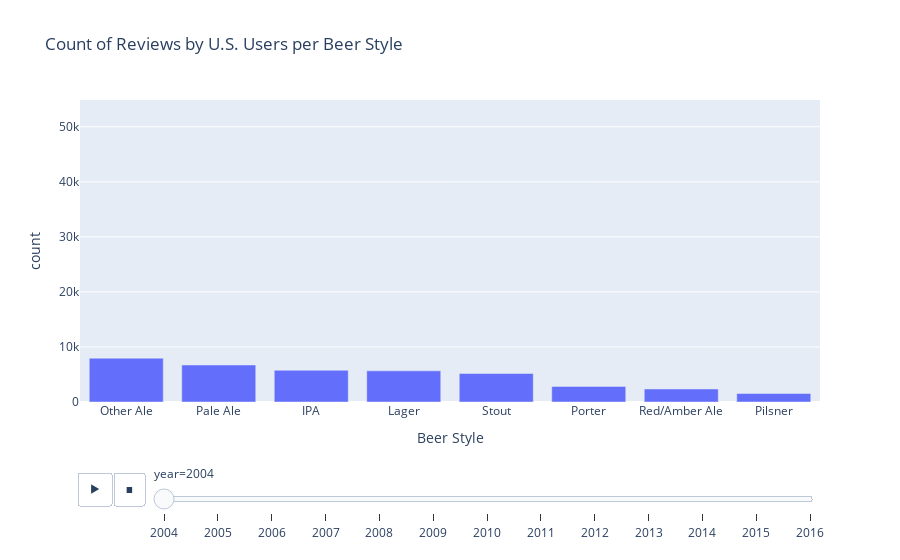

This figure's notebook cell:
### Code cell
fig = plotting_utils.plot_review_count(total_reviews, year_list)
fig.write_html('count_total_reviews.html')

### Figure 1 — Plotly figure (JSON) as saved in the notebook; plotly's stock layout.template omitted (floating-point values rounded to 4 significant figures)
{"data": [{"alignmentgroup": "True", "hovertemplate": "year=2004<br>Beer Style=%{x}<br>count=%{y}<extra></extra>", "legendgroup": "", "marker": {"color": "#636efa", "pattern": {"shape": ""}}, "name": "", "offsetgroup": "", "orientation": "v", "showlegend": false, "textposition": "auto", "type": "bar", "x": ["Other Ale", "Pale Ale", "IPA", "Lager", "Stout", "Porter", "Red/Amber Ale", "Pilsner"], "xaxis": "x", "y": [7956, 6725, 5766, 5659, 5179, 2832, 2363, 1544], "yaxis": "y"}], "layout": {"barmode": "relative", "legend": {"tracegroupgap": 0}, "sliders": [{"active": 0, "currentvalue": {"prefix": "year="}, "len": 0.9, "pad": {"b": 10, "t": 60}, "steps": [{"args": [["2004"], {"frame": {"duration": 0, "redraw": true}, "fromcurrent": true, "mode": "immediate", "transition": {"duration": 0, "easing": "linear"}}], "label": "2004", "method": "animate"}, {"args": [["2005"], {"frame": {"duration": 0, "redraw": true}, "fromcurrent": true, "mode": "immediate", "transition": {"duration": 0, "easing": "linear"}}], "label": "2005", "method": "animate"}, {"args": [["2006"], {"frame": {"duration": 0, "redraw": true}, "fromcurrent": true, "mode": "immediate", "transition": {"duration": 0, "easing": "linear"}}], "label": "2006", "method": "animate"}, {"args": [["2007"], {"frame": {"duration": 0, "redraw": true}, "fromcurrent": true, "mode": "immediate", "transition": {"duration": 0, "easing": "linear"}}], "label": "2007", "method": "animate"}, {"args": [["2008"], {"frame": {"duration": 0, "redraw": true}, "fromcurrent": true, "mode": "immediate", "transition": {"duration": 0, "easing": "linear"}}], "label": "2008", "method": "animate"}, {"args": [["2009"], {"frame": {"duration": 0, "redraw": true}, "fromcurrent": true, "mode": "immediate", "transition": {"duration": 0, "easing": "linear"}}], "label": "2009", "method": "animate"}, {"args": [["2010"], {"frame": {"duration": 0, "redraw": true}, "fromcurrent": true, "mode": "immediate", "transition": {"duration": 0, "easing": "linear"}}], "label": "2010", "method": "animate"}, {"args": [["2011"], {"frame": {"duration": 0, "redraw": true}, "fromcurrent": true, "mode": "immediate", "transition": {"duration": 0, "easing": "linear"}}], "label": "2011", "method": "animate"}, {"args": [["2012"], {"frame": {"duration": 0, "redraw": true}, "fromcurrent": true, "mode": "immediate", "transition": {"duration": 0, "easing": "linear"}}], "label": "2012", "method": "animate"}, {"args": [["2013"], {"frame": {"duration": 0, "redraw": true}, "fromcurrent": true, "mode": "immediate", "transition": {"duration": 0, "easing": "linear"}}], "label": "2013", "method": "animate"}, {"args": [["2014"], {"frame": {"duration": 0, "redraw": true}, "fromcurrent": true, "mode": "immediate", "transition": {"duration": 0, "easing": "linear"}}], "label": "2014", "method": "animate"}, {"args": [["2015"], {"frame": {"duration": 0, "redraw": true}, "fromcurrent": true, "mode": "immediate", "transition": {"duration": 0, "easing": "linear"}}], "label": "2015", "method": "animate"}, {"args": [["2016"], {"frame": {"duration": 0, "redraw": true}, "fromcurrent": true, "mode": "immediate", "transition": {"duration": 0, "easing": "linear"}}], "label": "2016", "method": "animate"}], "x": 0.1, "xanchor": "left", "y": 0, "yanchor": "top"}], "title": {"text": "Count of Reviews by U.S. Users per Beer Style"}, "updatemenus": [{"buttons": [{"args": [null, {"frame": {"duration": 500, "redraw": true}, "fromcurrent": true, "mode": "immediate", "transition": {"duration": 500, "easing": "linear"}}], "label": "&#9654;", "method": "animate"}, {"args": [[null], {"frame": {"duration": 0, "redraw": true}, "fromcurrent": true, "mode": "immediate", "transition": {"duration": 0, "easing": "linear"}}], "label": "&#9724;", "method": "animate"}], "direction": "left", "pad": {"r": 10, "t": 70}, "showactive": false, "type": "buttons", "x": 0.1, "xanchor": "right", "y": 0, "yanchor": "top"}], "xaxis": {"anchor": "y", "domain": [0, 1], "title": {"text": "Beer Style"}}, "yaxis": {"anchor": "x", "domain": [0, 1], "range": [0, 54869], "title": {"text": "count"}}}}
